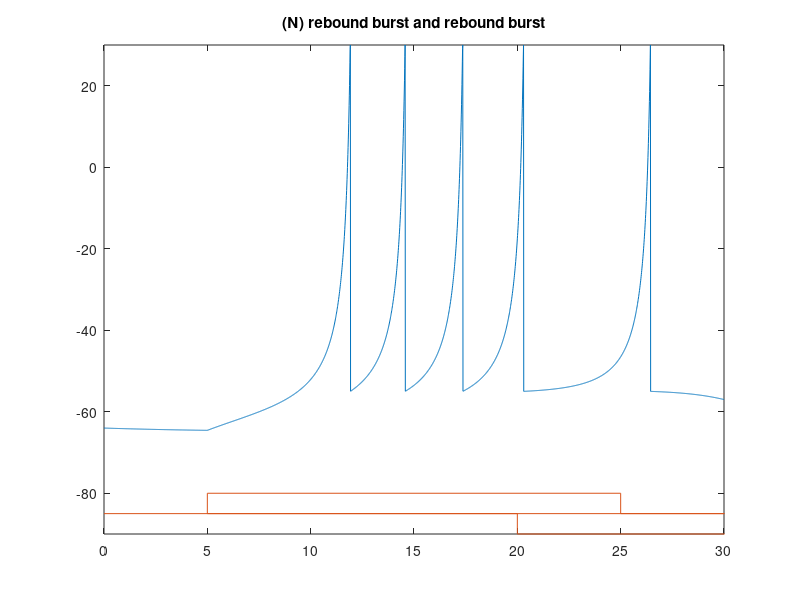

Write the MATLAB code that produced this figure.
tic
a=0.03; b=0.25; c=-55;  d=0;
V=-64;  u=b*V;
T_end = 30;
tau = 0.01;  tspan = 0:tau:T_end;
disp(tau)
T1=20;
current_span = 200;

VV=zeros(1, length(tspan));  
uu=zeros(1, length(tspan));

T2 = 5;
current_span2 = 20;
for t=tspan
    if (t>T1) & (t < T1+current_span) 
        I=0;
    elseif (t>T2) & (t < T2+current_span2)
        I=2;
    else
        I=0;
    end;
    V = V + tau*(0.04*V^2+5*V+140-u+I);
    u = u + tau*a*(b*V-u);
    if V > 30
        VV(1, round(t/tau + 1))=30;
        V = c;
        u = u + d;
    else
        VV(1, round(t/tau + 1))=V;
    end;
    uu(1, round(t/tau + 1))=u;
end;
toc

plot(tspan,VV,[0 T1 T1 (T1+current_span) (T1+current_span) T2 T2 (T2+current_span2) (T2+current_span2) max(tspan)],-85+[0 0 -5 -5 0 0 5 5 0 0]);
axis([0 max(tspan) -90 30])
title('(N) rebound burst and rebound burst');
